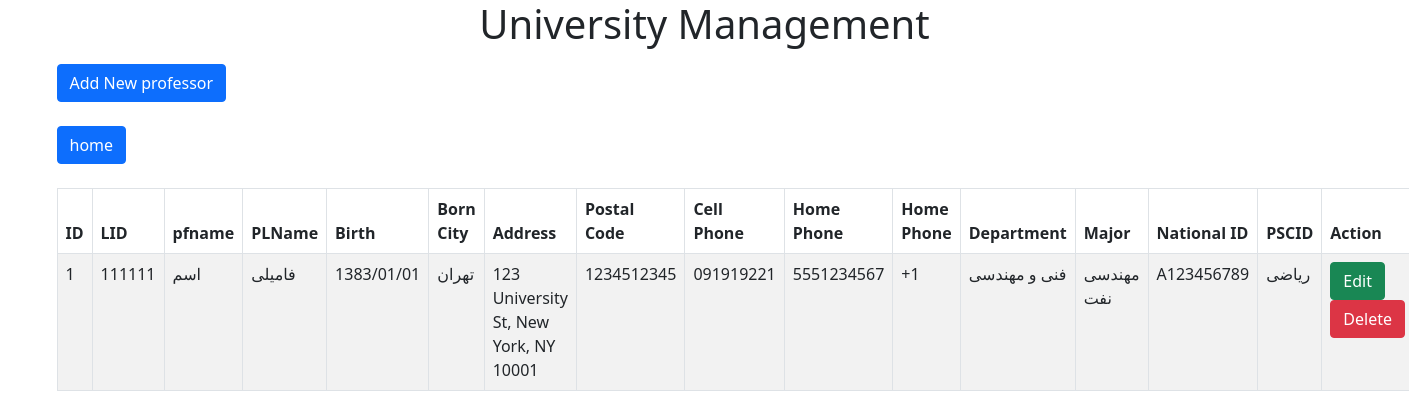
Page /professorsinfo on the committed database.
### models.py (models this page shows, shortened)
class professor(Base):
    __tablename__ = 'professors'
    id = Column(Integer, primary_key=True, index=True)
    lid = Column(String(6), nullable=False)
    pfn = Column(String(10), nullable=False)
    pln = Column(String(10), nullable=False)
    pbirth = Column(String(10), nullable=False)
    pborncity = Column(String(150), nullable=False)
    paddress = Column(String(100), nullable=False)
    ppostalcode = Column(String(10), nullable=False)
    pcp = Column(String(11), nullable=False)
    php = Column(String(10), nullable=False)
    php_number = Column(String(10), nullable=False)
    pd = Column(String(50), nullable=False)
    pm = Column(String(50), nullable=False)
    pnid = Column(String(10), nullable=False)
    pscid = Column(String(150), nullable=False)

### main.py (the view)
@app.get("/professorsinfo")
async def professors_info(request: Request, db: Session = Depends(get_db)):
    professors = db.query(models.professor).order_by(models.professor.id.desc()).all()
    return templates.TemplateResponse("profex.html", {"request": request, "professors": professors})

### templates/profex.html
{% extends 'base.html' %}
{% block content %}
<div class="row">
    <div class="col-12">
        <a href="/professoradd" class="btn btn-primary">Add New professor</a>
        <br><br>
        <a href="/" class="btn btn-primary">home</a>
        <br><br>
        <table class="table table-bordered table-striped">
            <thead>
                <tr>
                    <th>ID</th>
                    <th>LID</th>
                    <th>pfname</th>
                    <th>PLName</th>
                    <th>Birth</th>
                    <th>Born City</th>
                    <th>Address</th>
                    <th>Postal Code</th>
                    <th>Cell Phone</th>
                    <th>Home Phone</th>
                    <th>Home Phone</th>
                    <th>Department</th>
                    <th>Major</th>
                    <th>National ID</th>
                    <th>PSCID</th>
                    <th width="200">Action</th>
                </tr>
            </thead>
            <tbody>
                {% for user in professors %}
                    <tr>
                        <td>{{ user.id }}</td>
                        <td>{{ user.lid }}</td>
                        <td>{{ user.pfn }}</td>
                        <td>{{ user.pln }}</td>
                        <td>{{ user.pbirth }}</td>
                        <td>{{ user.pborncity }}</td>
                        <td>{{ user.paddress }}</td>
                        <td>{{ user.ppostalcode }}</td>
                        <td>{{ user.pcp }}</td>
                        <td>{{ user.php_number}}</td>
                        <td>{{ user.php }}</td>
                        <td>{{ user.pd }}</td>
                        <td>{{ user.pm }}</td>
                        <td>{{ user.pnid }}</td>
                        <td>{{ user.pscid }}</td>
                        <td>
                            <a href="edit_professor/{{ user.id }}" class="btn btn-success">Edit</a>
                            <a href="delete_professor/{{ user.id }}" class="btn btn-danger">Delete</a>
                        </td>
                    </tr>
                {% endfor %}
            </tbody>
        </table>
    </div>
</div>
{% endblock content %}

### rows in the picture
professor: id "1", lid "111111", pfn "اسم", pln "فامیلی", pbirth "1383/01/01", pborncity "تهران", paddress "123 University St, New York, NY 10001", ppostalcode "1234512345", pcp "091919221", php_number "5551234567", php "+1", pd "فنی و مهندسی", pm "مهندسی نفت", pnid "A123456789", pscid "ریاضی"
